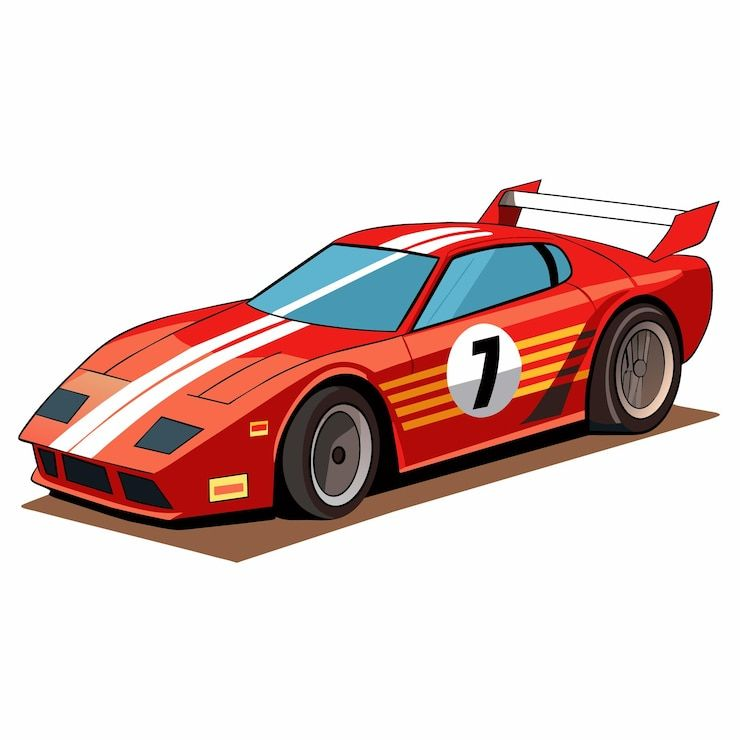
#> input picture 01_sandbox/car.jpg, 740 x 740 px
$ python car_threeshold.py
#> lines starting #> are read from the running program, lines starting #| are printed output that depends on the picture; after the words box and inside, x2 and y2 are one past the last pixel; in counts of white or black regions, pixels touching at a corner belong together
import cv2

car = cv2.imread('car.jpg')
#> car is the input picture: shape (740, 740, 3); mean B, G, R 201.9, 204.4, 224.5
grey = cv2.cvtColor(car, cv2.COLOR_BGR2GRAY)
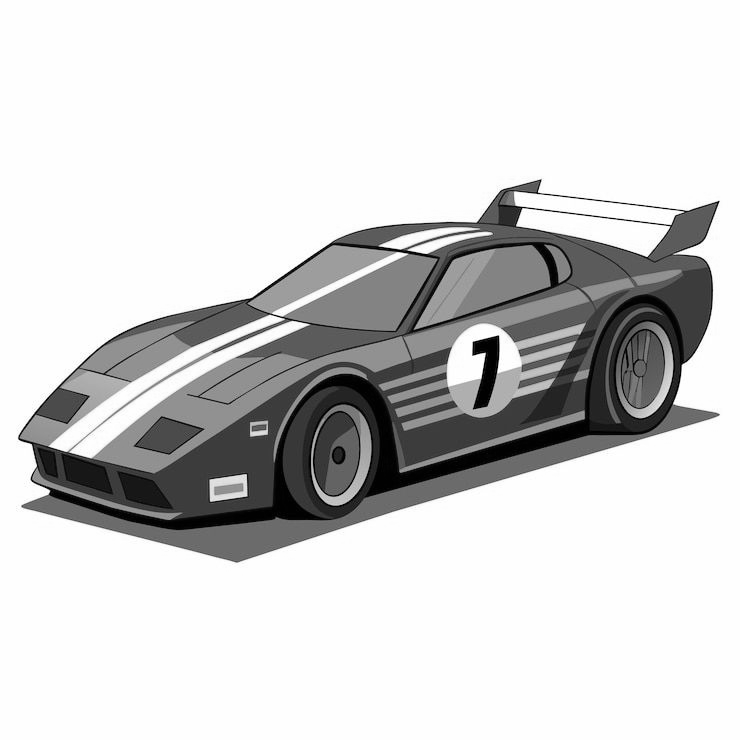
#> grey: shape (740, 740); min 0, max 255, mean 210.1

_, binary = cv2.threshold(
    grey,
    0,
    255,
    cv2.THRESH_BINARY_INV + cv2.THRESH_OTSU
)
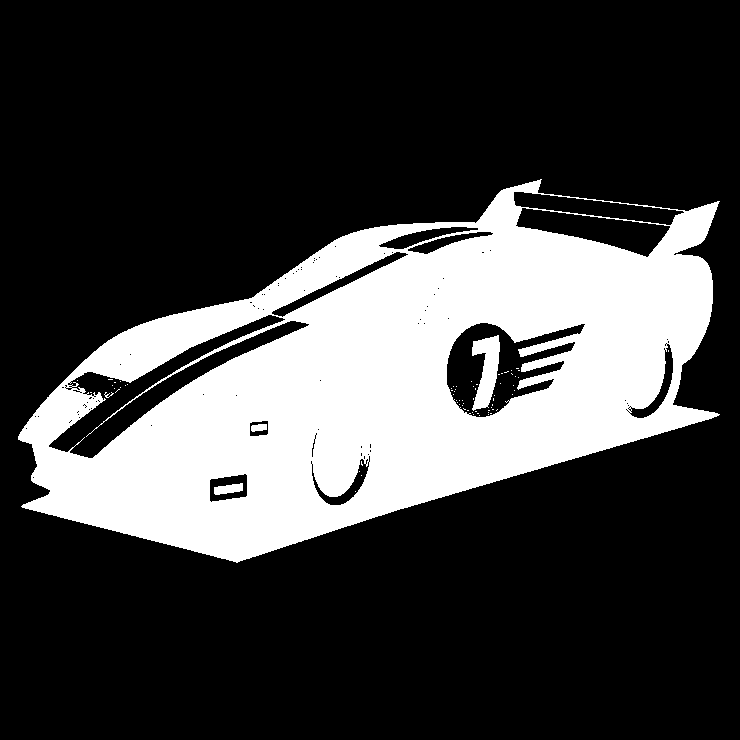
#> binary: shape (740, 740); 25.6% white; 70 white regions (65 under 20 px)

contours, _ = cv2.findContours(binary, cv2.RETR_EXTERNAL, cv2.CHAIN_APPROX_SIMPLE)
#> contours = 1 contour; box (x1, y1, x2, y2) and area: (18, 179, 720, 563) 163642

max_con = max(contours, key=cv2.contourArea)
#> max_con = contour of 937 points, box (x1, y1, x2, y2) (18, 179, 720, 563), area 163642

result = car.copy()
for i, c in enumerate(contours):
    print(f"Контур {i}: площадь = {cv2.contourArea(c)}")
#> this loop made 1 pass
#| Контур 0: площадь = 163642.0
cv2.drawContours(result, [max_con], -1, (255, 0, 0), 3)
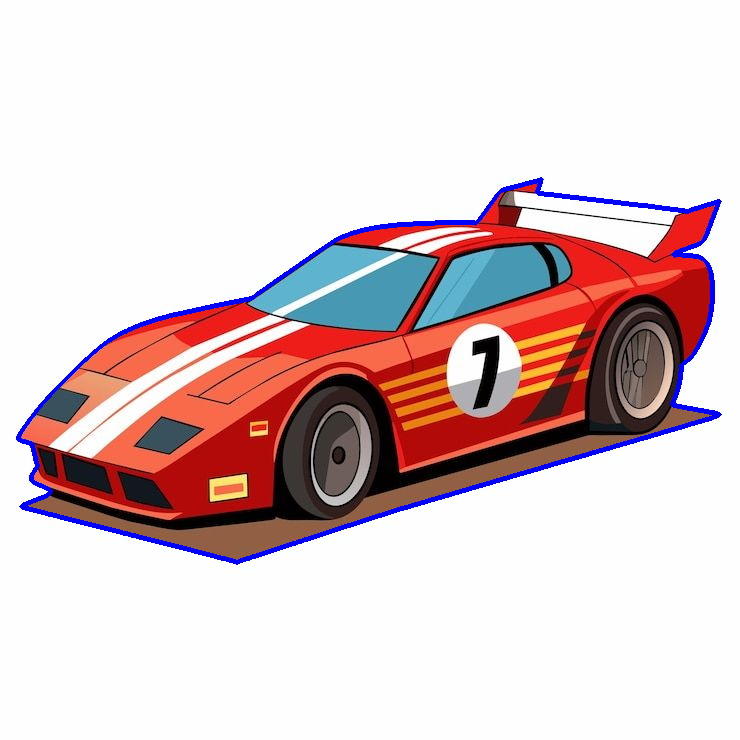
#> result: shape (740, 740, 3); 1.66% of pixels changed, all inside (x1, y1, x2, y2) = (16, 177, 722, 565)
cv2.imshow("binary", binary)
cv2.imshow('orig', car)
cv2.imshow('after', result)
cv2.waitKey(0)
cv2.destroyAllWindows()

$ run again, with 01_sandbox/apples.jpg copied over 01_sandbox/car.jpg
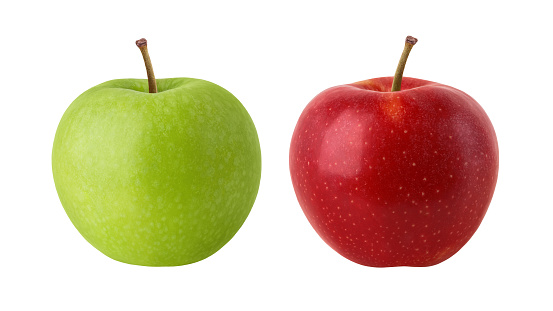
#> input picture 01_sandbox/apples.jpg, 553 x 311 px
#> car is the input picture: shape (311, 553, 3); mean B, G, R 176.6, 200.6, 219.6
#> `_, binary = cv2.threshold( grey, 0, 255, cv2.THRESH_BINARY_INV + cv2.T..`:
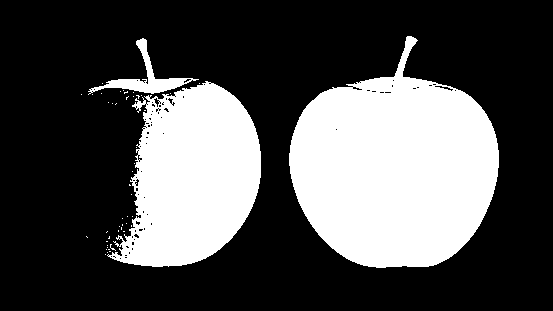
#> binary: shape (311, 553); 31% white; 48 white regions (45 under 20 px)
#> contours = 48 contours, 45 with area under 20; largest, box (x1, y1, x2, y2) and area: (289, 36, 499, 268) 32410, (107, 81, 261, 267) 19152, (88, 38, 199, 95) 1082
#> max_con = contour of 333 points, box (x1, y1, x2, y2) (289, 36, 499, 268), area 32410
#> the loop `for i, c in enumerate(contours):` made 48 passes
#> c on passes 1, 2, 3, 4, 5, 6, 7, 9: [[105, 254]], [[107, 252]], [[109, 251], [110, 251]], [[108, 249], [109, 249]], [[106, 249]], [[107, 247]], [[107, 245]], [[106, 241], [107, 241]]
#> (printed output is left out)
#> `cv2.drawContours(result, [max_con], -1, (255, 0, 0), 3)`:
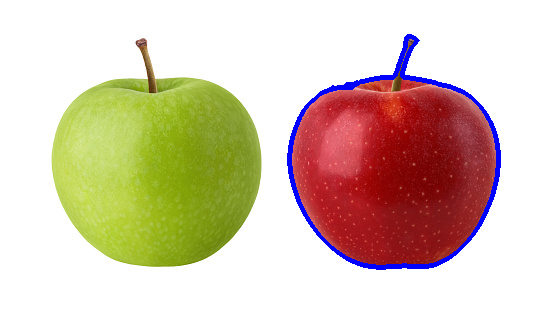
#> result: shape (311, 553, 3); 1.95% of pixels changed, all inside (x1, y1, x2, y2) = (287, 34, 501, 270)
